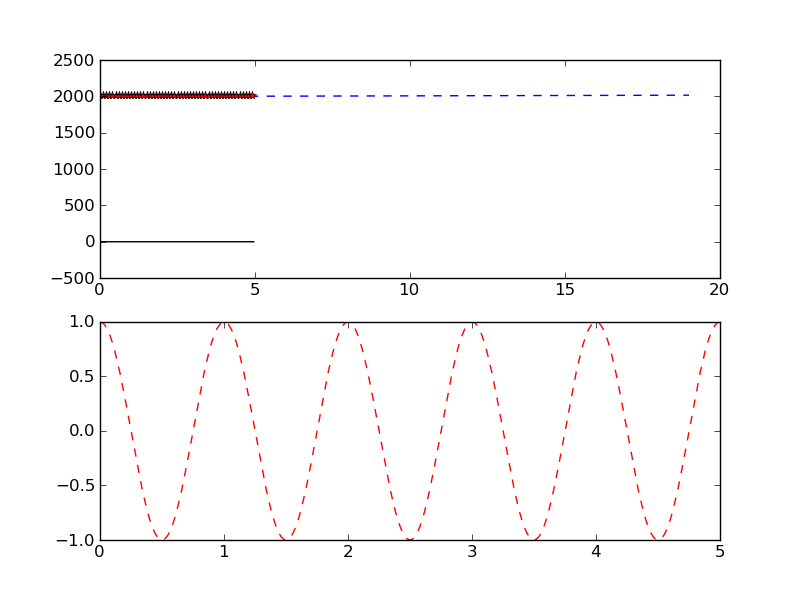

Here is the Python script that generated this plot:
import numpy as np
import matplotlib.pyplot as plt 

def y(x):
    return (x)+1997

def g(t):
    return 2.5*np.sin(2*np.pi*t)+2015

x = np.arange(0.0,20.0,1.0)
t= np.arange(0.0,5.0,0.1)

plt.figure(1)
plt.subplot(211)
plt.plot(x, y(x), '--',t, g(t), '*r')


def f(m):
    return np.cos(2*np.pi*m)
m = np.arange(0.0, 5.0, 0.02)


plt.plot(m, f(m), 'k')
plt.subplot(212)
plt.plot(m, np.cos(2*np.pi*m), 'r--')
plt.savefig('problema3.png')
plt.show()
